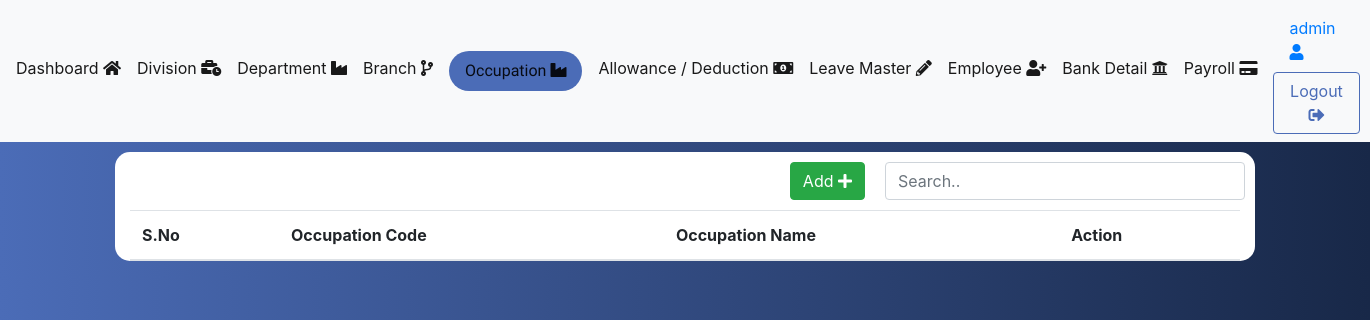
The page /admin/occupation.php (signed in) on the database as committed earlier.
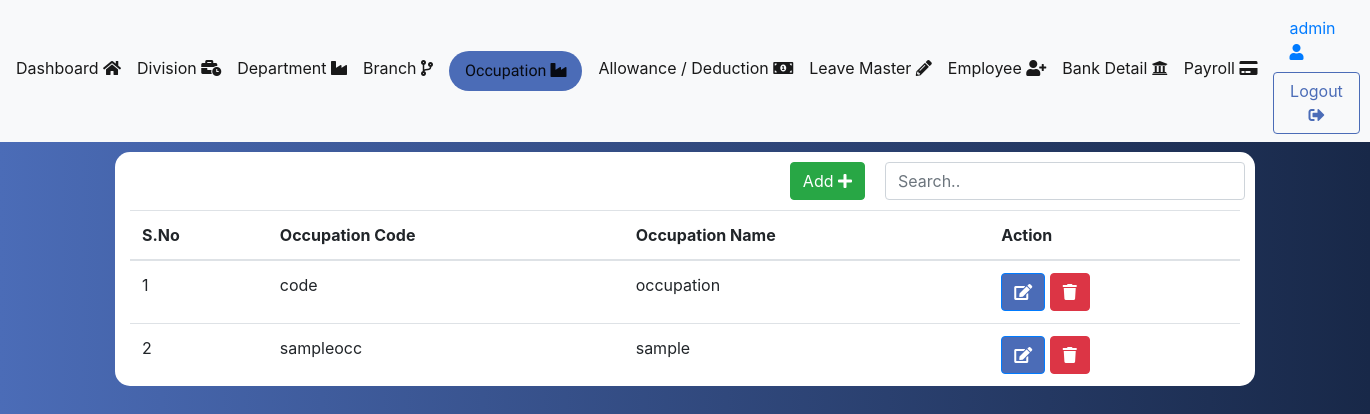
The same page on the database as committed later.
### tables this page shows
CREATE TABLE `occupation` (
  `id` int(11) NOT NULL,
  `occu_name` varchar(200) NOT NULL,
  `occu_code` varchar(200) NOT NULL,
  `created_at` timestamp NOT NULL DEFAULT current_timestamp(),
  `updated_at` timestamp NOT NULL DEFAULT current_timestamp()
);

### admin/occupation.php (the view, shortened to what this page needs)
<?php
require_once('../db/config.php');
require_once('header.php');
$sql = "SELECT * FROM occupation";
$result = mysqli_query($conn, $sql);
?>
<nav class="navbar navbar-expand-lg navbar-light bg-light">
<div class="collapse navbar-collapse" id="navbarSupportedContent">
  <ul class="navbar-nav mr-auto">
  <li class="nav-item">
      <a class="navbar-brand material-icons" href="index.php">Dashboard  <i class="fas fa-home"></i></a>
    </li>
    <li class="nav-item">
      <a class="navbar-brand material-icons" href="division.php">Division  <i class="fas fa-business-time"></i></a>
    </li>
    <li class="nav-item">
      <a class="navbar-brand material-icons" href="department.php">Department  <i class="fas fa-industry"></i></a>
    </li>
    <li class="nav-item">
      <a class="navbar-brand material-icons" href="branch.php">Branch  <i class="fas fa-code-branch"></i></a>
    </li>
    <li class="nav-item">
      <a class="navbar-brand material-icons nav-active" href="occupation.php">Occupation  <i class="fas fa-industry"></i></a>
    </li>
    <li class="nav-item">
      <a class="navbar-brand material-icons" href="allowance.php">Allowance / Deduction  <i class="fas fa-money-bill-alt"></i></a>
    </li>
    <li class="nav-item">
      <a class="navbar-brand material-icons" href="leave.php">Leave Master  <i class="fas fa-pencil-alt"></i></a>
    </li>
    <li class="nav-item">
      <a class="navbar-brand material-icons" href="employee.php">Employee  <i class="fas fa-user-plus"></i></a>
    </li>
    <li class="nav-item">
      <a class="navbar-brand material-icons" href="bank.php">Bank Detail  <i class="fas fa-bank"></i></a>
    </li>
    <li class="nav-item">
      <a class="navbar-brand material-icons" href="payroll.php">Payroll  <i class="fas fa-credit-card"></i></a>
    </li>
  </ul>
  <form class="form-inline my-2 my-lg-0">
  <a class="nav-link mr-sm-2" href="#"><?php echo $_SESSION['user']; ?>  <i class="fas fa-user"></i></a>
    <a class="btn btn-outline-primary my-2 my-sm-0" href="logout.php">Logout  <i class="fas fa-sign-out-alt"></i></a>
  </form>
</div>
</nav>
<div class="container" style="background-color:white;">
    <div class="row">
        <div class="col-md-8" align="right" style="padding:10px;">
&nbsp;        <button class="btn btn-success" data-toggle="modal" data-target="#myModal"><span>Add </span><i class="fas fa-plus"></i>
        </div>
        <div class="col-md-4" style="padding:10px;">
        <input class="form-control" id="myInput" type="text" placeholder="Search..">
        </div>
    </div>
<table class="table">
  <thead><tr><th>S.No</th><th>Occupation Code</th><th>Occupation Name</th><th>Action</th></tr></thead>
  <tbody id="myTable">
  <?php
  $sno=1;
    while($row = mysqli_fetch_assoc($result)) {
      ?>
      <tr>
      <td><?php echo $sno++; ?></td>
        <td><?php echo $row['occu_code']; ?></td>
        <td><?php echo $row['occu_name']; ?></td>
        <td><button data-id="<?php echo $row['id']; ?>" class="btn btn-primary js-btn-select" data-toggle="modal" data-target="#myModaledit"><i class="fas fa-edit"></i></button>
        <button data-id="<?php echo $row['id']; ?>" class="btn btn-danger js-btn-delete"><i class="fas fa-trash"></i></button></td>
      </tr>
      <?php
    }
  ?>
    </tbody>
  </table>
</div>

Rows that differ between the two databases and show on the page:
added occupation: occu_code "code", occu_name "occupation"
added occupation: occu_code "sampleocc", occu_name "sample"
